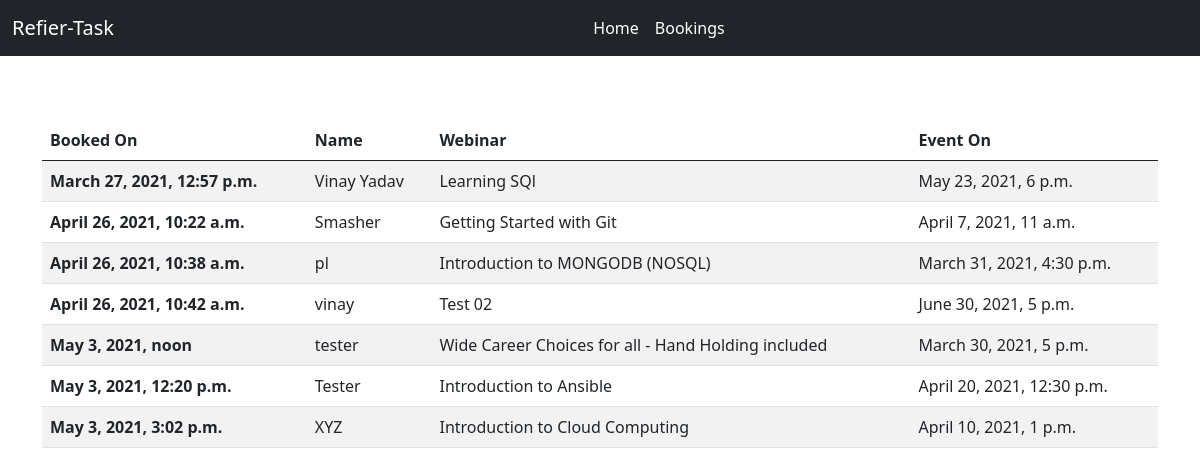
The page /booking/ on the database its author committed.
### main/models.py (models this page shows, shortened)
class Booking(models.Model):
    created = models.DateTimeField(auto_now_add=True)
    event = models.ForeignKey(Webinar, on_delete=models.CASCADE)
    name = models.CharField(max_length=30)
    email = models.EmailField()
    mobile = models.CharField(max_length=10)
    class Meta:
        verbose_name_plural = 'Bookings'

class Webinar(models.Model):
    created = models.DateTimeField(auto_now_add=True)
    title = models.CharField(max_length=100)
    sub_heading = models.CharField(max_length=100, blank=True, null=True, verbose_name='Sub Heading')
    description = models.TextField(null=True, blank=True)
    instructor = models.CharField(max_length=30, verbose_name='Instructor Name')
    event_on = models.DateTimeField()
    cost = models.CharField(max_length=5, default=0)
    up_vote = models.IntegerField(default=0)
    down_vote = models.IntegerField(default=0)
    class Meta:
        verbose_name_plural = 'Webinars'

### main/views.py (the view)
# urls.py: path('booking/', all_bookings, name='all_bookings'),
def all_bookings(request):
    return render(
        request,
        'main/bookings.html',
        {
            'title': 'All Booking',
            'bookings': Booking.objects.all()[:25]
        }
    )

### templates/main/bookings.html
{% extends 'main/index.html' %}
{% block content %}
<div class="container" style="margin-top: 4rem;">
    {% if bookings %}
        <table class="table table-striped table-hover">
            <thead>
                <tr>
                    <th scope="col">Booked On</th>
                    <th scope="col">Name</th>
                    <th scope="col">Webinar</th>
                    <th scope="col">Event On</th>
                </tr>
            </thead>
            <tbody>
                {% for booking in bookings %}
                <tr>
                    <th scope="row">{{ booking.created }}</th>
                    <td>{{ booking.name }}</td>
                    <td>{{ booking.event.title }}</td>
                    <td>{{ booking.event.event_on }}</td>
                </tr>
                {% endfor %}
            </tbody>
        </table>
    {% else %}
        <h4>No Bookings!!</h4>
    {% endif %}
</div>
{% endblock %}

### rows shown on the page
Booking: created "March 27, 2021, 12:57 p.m.", name "Vinay Yadav", event "Learning SQl", event.event_on "May 23, 2021, 6 p.m."
Booking: created "April 26, 2021, 10:22 a.m.", name "Smasher", event "Getting Started with Git", event.event_on "April 7, 2021, 11 a.m."
Booking: created "April 26, 2021, 10:38 a.m.", name "pl", event "Introduction to MONGODB (NOSQL)", event.event_on "March 31, 2021, 4:30 p.m."
Booking: created "April 26, 2021, 10:42 a.m.", name "vinay", event "Test 02", event.event_on "June 30, 2021, 5 p.m."
Booking: created "May 3, 2021, noon", name "tester", event "Wide Career Choices for all - Hand Holding included", event.event_on "March 30, 2021, 5 p.m."
Booking: created "May 3, 2021, 12:20 p.m.", name "Tester", event "Introduction to Ansible", event.event_on "April 20, 2021, 12:30 p.m."
Booking: created "May 3, 2021, 3:02 p.m.", name "XYZ", event "Introduction to Cloud Computing", event.event_on "April 10, 2021, 1 p.m."
